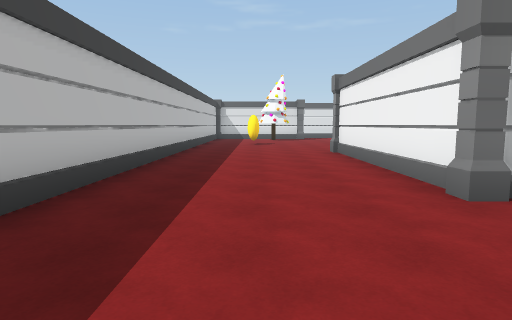
view 1 (above)

24 first-person views from a walk through a 3-D level made in the Unity game engine. The camera is 1.5 m above the floor, tilts 6° down and sees 75° across. The floor is counted in squares, 2 m on a side. Each view is taken from the middle of a square. On the plan, view 1 faces up. The plan holds only what a view shows up to about 11 squares ahead; the rest is blank. The place goes on beyond the plan. The player is left out.

view 2
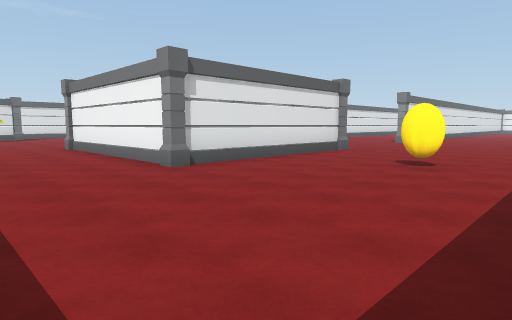

view 3
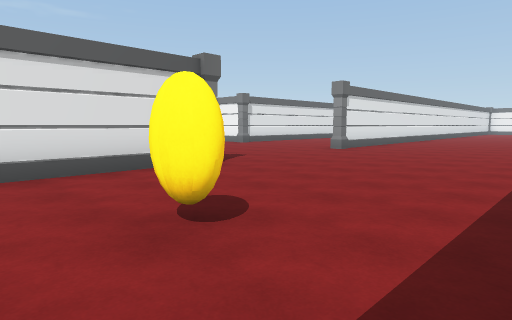

view 4
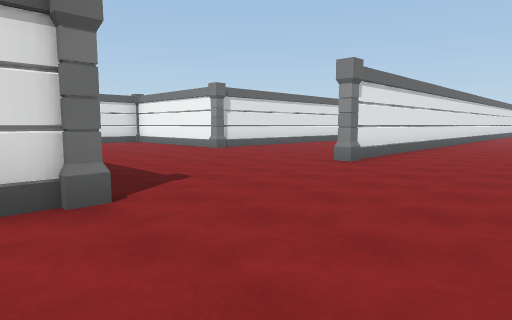

view 5
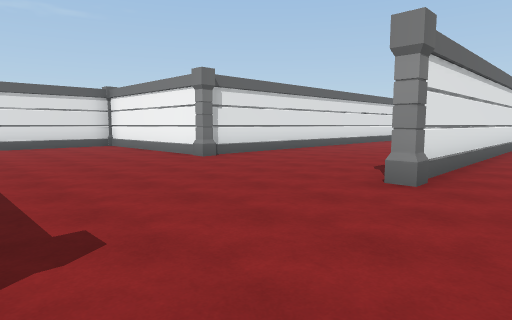

view 6
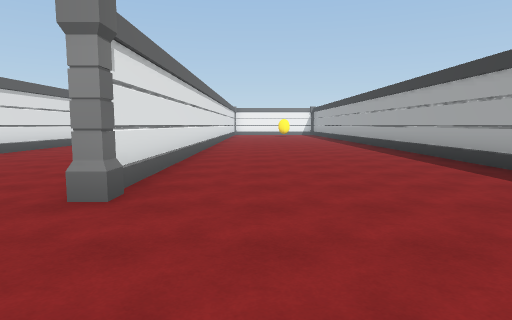

view 7
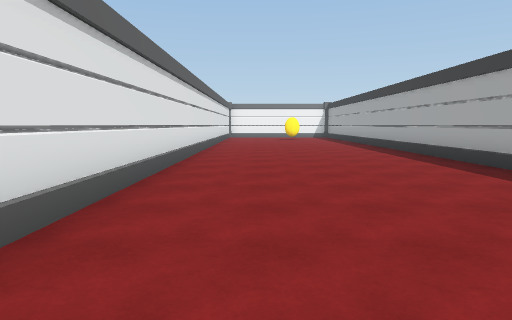

view 8
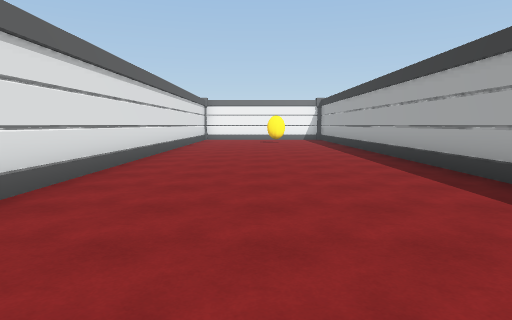

view 9
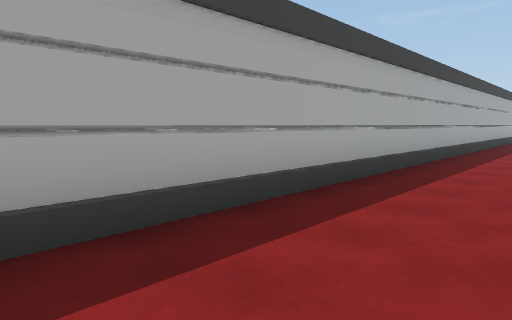

view 10
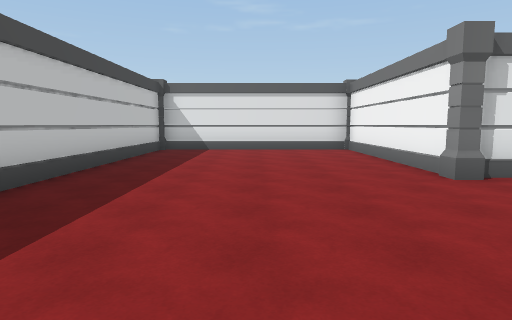

view 11
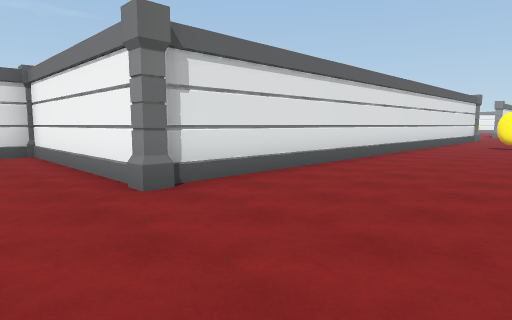

view 12
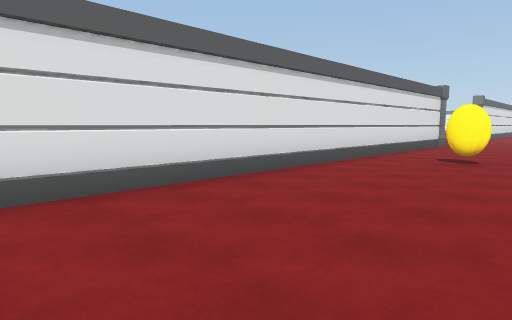

view 13
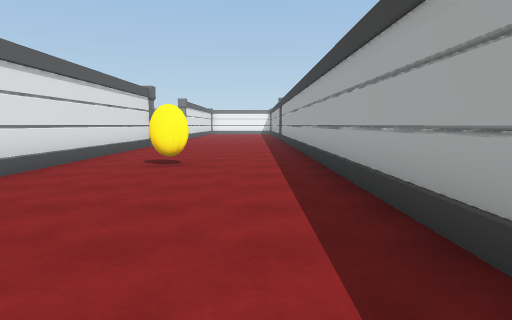

view 14
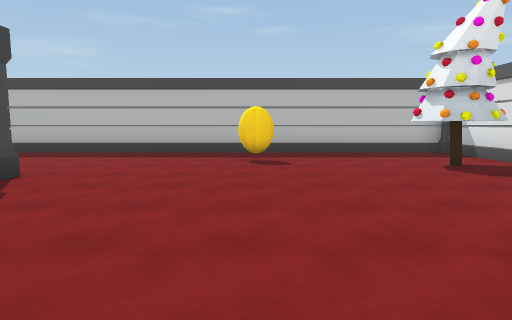

view 15
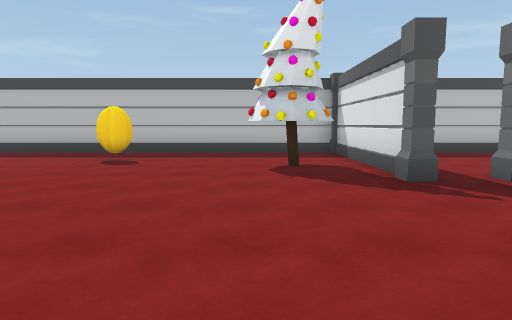

view 16
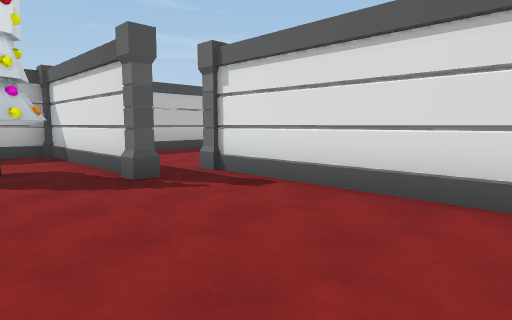

view 17
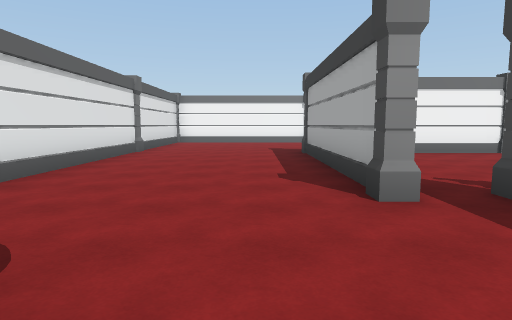

view 18
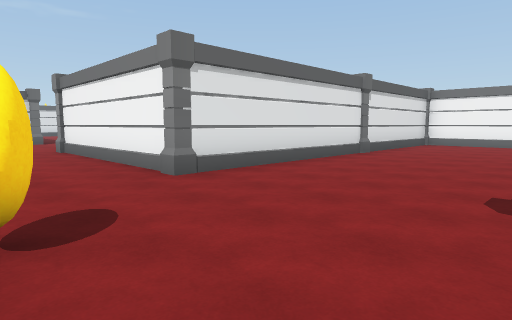

view 19
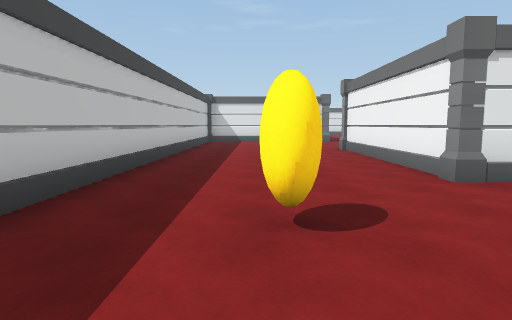

view 20
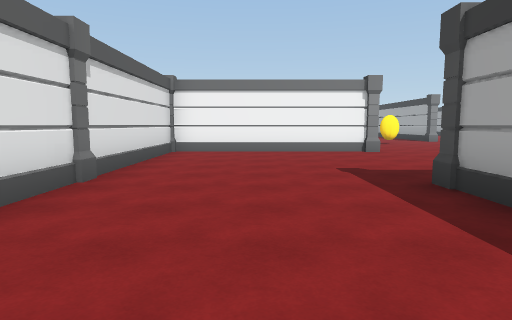

view 21
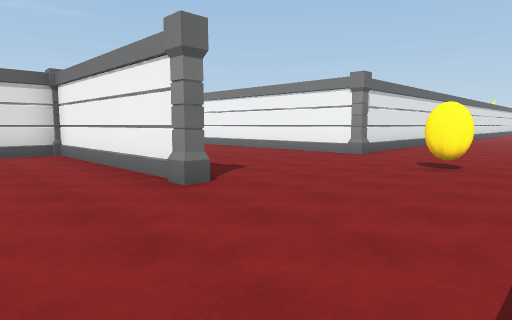

view 22
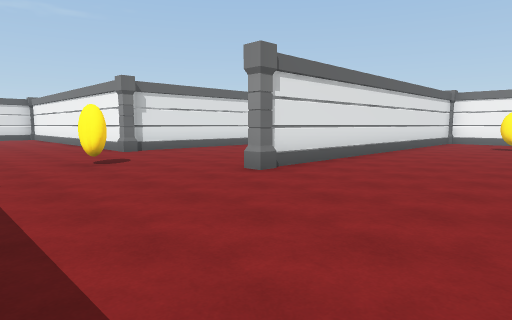

view 23
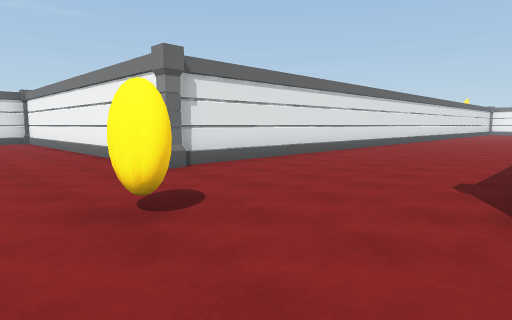

view 24
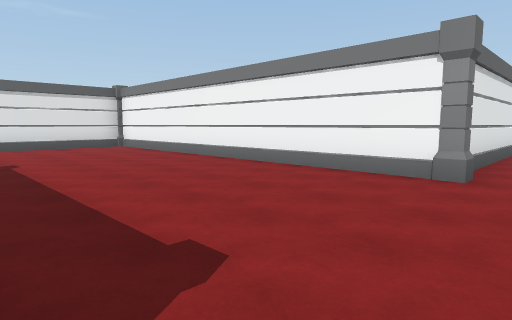

### Floor plan
Points are (right, up) in squares from view 1. A wall is a line through its corners. A room is listed if a view was taken in it or the views show most of it. See-through windows are left out.
Room 1 (views 1, 2, 3, 4, 5, 6, 7, 8, 9, 10, 11, 12, 13, 14, 15, 16)
walls: (8, 3.4) (2.5, 3.4); (13.9, 9.4) (13.9, 13.5); (8.1, 13.5) (8.1, 7.6); (13.5, 14.2) (8.5, 14.2); (19.5, 3.7) (28.9, 3.7); (2.3, 3.8) (2.3, 8.4); (8, 14.5) (8, 16.9); (4.6, -2.3) (29.1, -2.3); (6.6, 19.5) (2.5, 19.5); (1.6, 18.2) (-1.5, 18.2); (-2.2, 17.2) (-2.2, 2.8); (29, 3.6) (13.6, 3.6); (29.1, 8.7) (14.4, 8.7)
ways out: opening at (1.5, 19.5) to room 2
objects: other object (0, 16) to (1, 17); pillar (2, 3); pillar (2, 9); pillar (2, 18); pillar (8, 3); pillar (8, 14); pillar (13, 4); pillar (14, 9)
Room 2 (views 17, 18, 19, 20, 21, 22, 23, 24)
walls: (13.4, 19.4) (13.4, 24.4) (2.9, 24.4); (19, 19.4) (19, 28.6); (2.9, 19.6) (8, 19.6); (18, 29.7) (15.5, 29.7); (2.8, 25.4) (2.8, 29.5); (26.4, 19.3) (19.4, 19.3); (26.6, 14) (19.4, 14); (-2.2, 30.5) (-2.2, 20.8)
ways out: opening at (1.5, 19.5) to room 1
objects: pillar (-2, 18); pillar (2, 20); pillar (3, 25); pillar (3, 30); pillar (8, 19); pillar (9, 24) to (9, 25); pillar (14, 14); pillar (14, 19); pillar (14, 24); pillar (19, 14); pillar (19, 19)

Where each view was taken, in squares from view 1:
view 1: 0 up, 0 right, facing up
view 2: 2 down, 1 left, facing up-right
view 3: 2 down, 4 right, facing up-right
view 4: 0 up, 7 right, facing up-right
view 5: 2 up, 9 right, facing up-right
view 6: 2 up, 10 right, facing right
view 7: 2 up, 15 right, facing right
view 8: 1 up, 18 right, facing right
view 9: 0 up, 18 right, facing down-left
view 10: 4 up, 11 right, facing up
view 11: 5 up, 12 right, facing up-right
view 12: 5 up, 17 right, facing up-right
view 13: 5 up, 18 right, facing right
view 14: 13 up, 7 right, facing left
view 15: 16 up, 7 right, facing left
view 16: 16 up, 7 right, facing up-left
view 17: 21 up, 1 left, facing right
view 18: 20 up, 0 right, facing up-right
view 19: 20 up, 0 right, facing up
view 20: 22 up, 4 right, facing right
view 21: 15 up, 11 right, facing up-right
view 22: 10 up, 15 right, facing up-right
view 23: 14 up, 16 right, facing up-right
view 24: 18 up, 14 right, facing up-right
